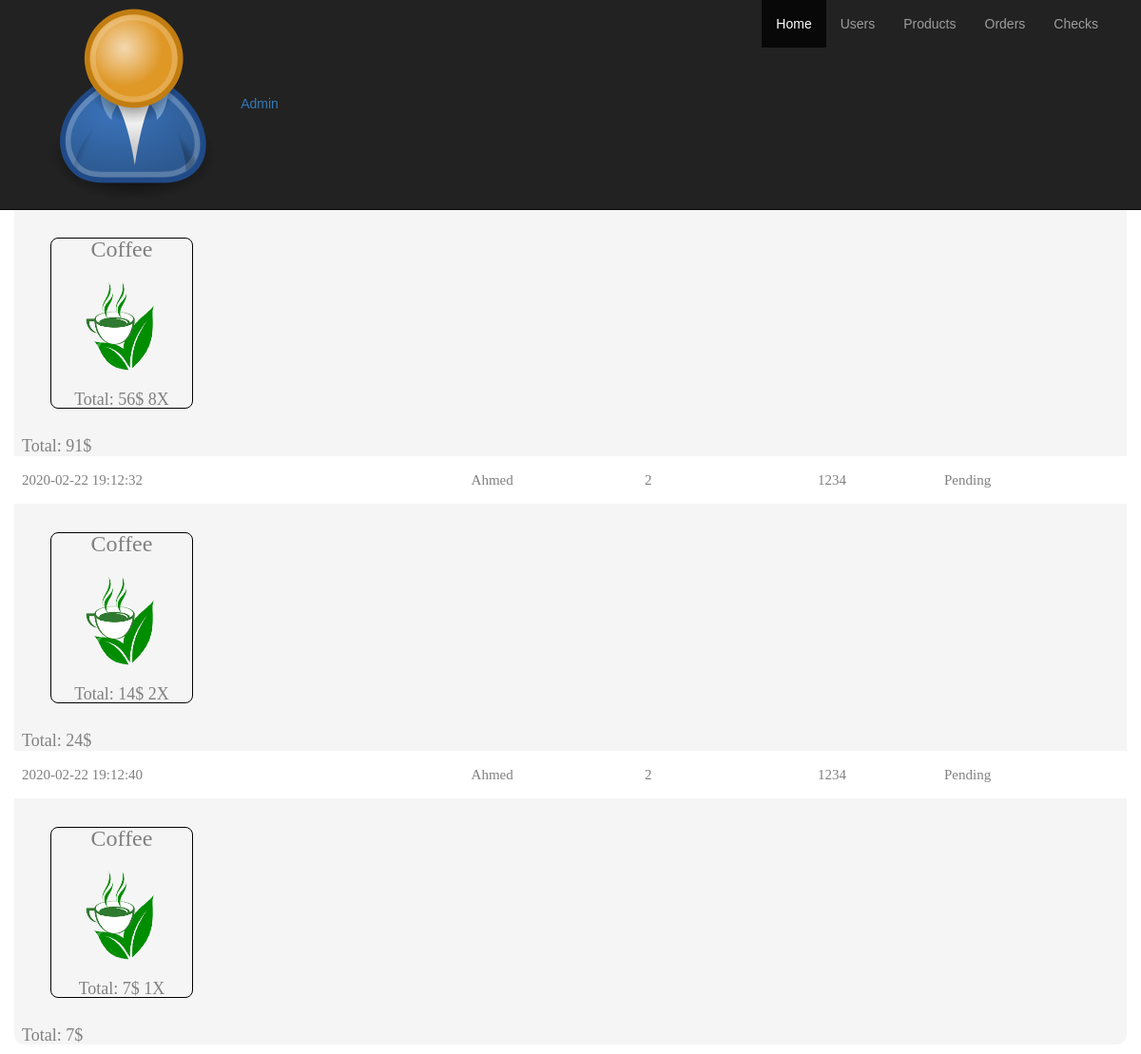
Page /ordersAdmin.php (signed in) on the committed database.
### tables this page shows
CREATE TABLE `users_orders` (
  `id` int(255) NOT NULL,
  `user_id` int(255) NOT NULL,
  `product_id` int(255) NOT NULL,
  `order_id` int(255) NOT NULL,
  `total_price` int(11) NOT NULL,
  `amount` int(11) NOT NULL
);

CREATE TABLE `products` (
  `id` int(255) NOT NULL,
  `name` varchar(255) NOT NULL,
  `price` int(255) NOT NULL,
  `picture` varchar(255) NOT NULL,
  `category_id` int(255) NOT NULL,
  `created_at` timestamp NOT NULL DEFAULT current_timestamp(),
  `updated_at` timestamp NULL DEFAULT NULL
);

CREATE TABLE `orders` (
  `id` int(255) NOT NULL,
  `status` varchar(255) DEFAULT NULL,
  `product_id` int(255) DEFAULT NULL,
  `user_id` int(255) DEFAULT NULL,
  `total_price` int(255) DEFAULT NULL,
  `notes` varchar(255) DEFAULT NULL,
  `created_at` timestamp NOT NULL DEFAULT current_timestamp(),
  `updated_at` timestamp NULL DEFAULT NULL
);

### utils/DBConnection.php (called while the page is built, shortened)
<?php
class DBConnection
{
    private static $instance = null;
    private static $dsn = 'mysql:host=localhost;dbname=cafeteria';
    private static $username = 'root';
    private static $password = '';
    private function __construct()
    {
        try {
            self::$instance = new PDO(self::$dsn, self::$username, self::$password);
        } catch (PDOException $e) {
            echo 'MySql Connection Error: '.$e->getMessage();
        }
    }
    public static function getInstance()
    {
        return self::$instance;
    }
}

### Models/Order.php (called while the page is built, shortened)
<?php
require_once ("utils/DBConnection.php");
class Order {
    private static $db;
    function __construct() {
        self::$db = \database_connection\DBConnection::getInstance();
    }
    function getWaitedOrders(){
        $result = [];
        $stmt=self::$db->prepare("SELECT id,created_at as order_date,total_price FROM `orders` WHERE `status` = ?");
        $stmt->execute([0]);
        $orders = $stmt->fetchAll(PDO::FETCH_OBJ);
        foreach($orders as $order)
        {
            $resultObj = new stdClass();
            $resultObj->order_date = $order->order_date;
            $resultObj->total_price = $order->total_price;
            $stmt2=self::$db->prepare("SELECT DISTINCT users.name as `name` ,users.roomNo as room , users.ext FROM users_orders,users WHERE users_orders.user_id = users.id AND users_orders.order_id = ?");
            $stmt2->execute([$order->id]);
            $userData = $stmt2->fetchAll(PDO::FETCH_OBJ);
            if(count($userData)==0) continue;
            $resultObj->name = $userData[0]->name;
            $resultObj->room = $userData[0]->room;
            $resultObj->ext = $userData[0]->ext;
            $stmt3=self::$db->prepare("SELECT users_orders.total_price as total_price , users_orders.amount as amount, products.name as `name` ,products.picture as picture FROM users_orders,products WHERE products.id = users_orders.product_id and users_orders.order_id = ?");
            $stmt3->execute([$order->id]);
            $productsData = $stmt3->fetchAll(PDO::FETCH_OBJ);
            $resultObj->products = $productsData;
            array_push($result,$resultObj);
        }
        return $result;
    }
}

### ordersAdmin.php (the view, shortened to what this page needs)
<!DOCTYPE html>
<html lang="en">
<head>
    <link rel="stylesheet" href="https://maxcdn.bootstrapcdn.com/bootstrap/3.4.1/css/bootstrap.min.css">
    <link rel="stylesheet" href="fontawesome/css/all.min.css">
    <link rel="stylesheet" type="text/css" href="public/css/util.css">
    <link rel="stylesheet" type="text/css" href="public/css/main.css">
    <link rel="stylesheet" href="public/css/order_admin.css">
    <link rel="stylesheet" href="public/css/min_css.lass">
</head>
<body>
    <?php
    require_once("Models/Order.php");
    $order = new Order();
    $orders = $order->getWaitedOrders();
    ?>
    <nav class="navbar navbar-inverse navbar-fixed-top">
        <div class="container">
            <div class="navbar-header">
                <div id="profile-data">
                    <img id="profile-picture" src="public/img/admin.png"/>
                    <a href="">Admin</a>
                </div>
            </div>
            <div class="collapse navbar-collapse">
                <ul class="nav navbar-nav pull-right">
                    <li class="active"><a href="createOrder.php">Home</a></li>
                    <li><a href="AllUsers.php">Users</a></li>
                    <li><a href="allProduct.php">Products</a></li>
                    <li><a href="ordersAdmin.php">Orders</a></li>
                    <li><a href="checks.php">Checks</a></li>
                </ul>
            </div>
        </div>
    </nav>
    <div class="limiter">
    <div class="container-table100">
        <div class="wrap-table100">
            <div class="table100">
                <table>
                    <thead>
                    <tr class="table100-head">
                        <th>Order Date</th>
                        <th>Name</th>
                        <th>Room</th>
                        <th>Ext.</th>
                        <th>Action</th>
                    </tr>
                    </thead>
                    <tbody>
                    <?php foreach ($orders as $order){ ?>
                        <tr>
                            <td><?php echo $order->order_date?></td>
                            <td><?php echo $order->name?></td>
                            <td><?php echo $order->room?></td>
                            <td><?php echo $order->ext?></td>
                            <td>Pending</td>
                        </tr>
                        <tr>
                            <td colspan="5">
                                <div class="order-details-container">
                                    <?php foreach ($order->products as $product){ ?>
                                        <div class="card">
                                            <div class="card-header"><h3><?php echo $product->name ?></h3></div>
                                            <div ><img class="card-image"  src="public/img/tea.png"/></div>
                                            <div class="card-body"><h4>Total: <?php echo $product->total_price."$  ".$product->amount."X"  ?></h4></div>
                                        </div>
                                    <?php } ?>
                                </div>
                                <h4 >Total: <?php echo $order->total_price ?>$</h4>
                            </td>
                        </tr>
                    <?php } ?>
                    </tbody>
                </table>
            </div>
        </div>
    </div>
    </div>
</body>
</html>

### public/css/main.css (style rules this page uses)
* { margin: 0px; padding: 0px; box-sizing: border-box; }
body, html { height: 100%; font-family: sans-serif; }
a { margin: 0px; transition: all 0.4s; -webkit-transition: all 0.4s; -o-transition: all 0.4s; -moz-transition: all 0.4s; }
h1,h2,h3,h4,h5,h6 { margin: 0px; }
ul, li { margin: 0px; list-style-type: none; }
.limiter { width: 100%; margin: 0 auto; }
.container-table100 { width: 100%; min-height: 100vh; display: -webkit-box; display: -webkit-flex; display: -moz-box; display: -ms-flexbox; display: flex; align-items: center; justify-content: center; flex-wrap: wrap; padding: 10px 10px; }
.wrap-table100 { width: 1170px; }
table { border-spacing: 1; border-collapse: collapse; background: white; border-radius: 10px; overflow: hidden; width: 100%; margin: 0 auto; position: relative; }
table * { position: relative; }
table td, table th { padding-left: 8px; }
table thead tr { height: 60px; background: #000000; }
table tbody tr { height: 50px; }
table tbody tr:last-child { border: 0; }
table td, table th { text-align: left; }
.table100-head th { font-family: OpenSans-Regular; font-size: 18px; color: #fff; line-height: 1.2; font-weight: unset; }
tbody tr:nth-child(even) { background-color: #f5f5f5; }
tbody tr { font-family: OpenSans-Regular; font-size: 15px; color: #808080; line-height: 1.2; font-weight: unset; }

### public/css/order_admin.css (style rules this page uses)
.order-details-container { display: flex; flex-direction: row; flex-wrap: wrap; }
.card { display: flex; flex-direction: column; height: 180px; margin: 30px; justify-content: center; align-items: center; width: 150px; border: black solid 1px; border-radius: 8px; }
.card-image { margin-top: 2rem; width: 8vw; height: 12vh; }
.card-header { margin-top: 2rem; }
.card-body { margin-top: 2rem; margin-bottom: 2rem; }

### rows in the picture
users_orders: product.name "Coffee", total_price "56", amount "8"
orders: total_price "91"
orders: created_at "2020-02-22 19:12:32", total_price "24"
users_orders: product.name "Coffee", total_price "14", amount "2"
orders: created_at "2020-02-22 19:12:40", total_price "7"
users_orders: product.name "Coffee", total_price "7", amount "1"

### other values in the picture
$order->name "Ahmed"
$order->room "2"
$order->ext "1234"
